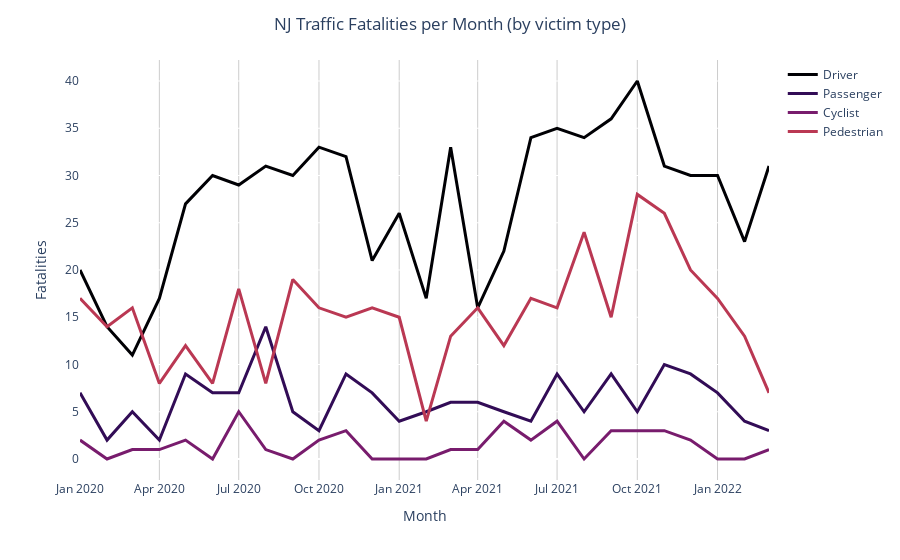

Notebook code cell kept with this figure:
### Code cell
type_cols_map = {
    'fatal_d': 'Driver',
    'fatal_p': 'Passenger',
    'fatal_b': 'Cyclist',
    'fatal_t': 'Pedestrian',
}

type_colors = colors_lengthen(px_colors, 7)

fig = px.line(
    month_types.rename(columns=type_cols_map).loc[month_types.index < to_dt('2022-04-01')],
    labels={
        'variable': '',
        'dt': 'Month',
        'value': 'Fatalities',
    },
    color_discrete_sequence=type_colors,
)
fig.update_traces(line=dict(width=3))
fig.update_layout(
    paper_bgcolor='white',
    plot_bgcolor='white',
    title='NJ Traffic Fatalities per Month (by victim type)',
    title_x=0.5,
)
gridcolor = '#ccc'
fig.update_xaxes(gridcolor=gridcolor)
fig.write_image('fatalities_per_month_by_type.png', width=800)
fig

### Figure 1 — Plotly figure (JSON) as saved in the notebook; plotly's stock layout.template omitted (floating-point values rounded to 4 significant figures)
{"data": [{"hovertemplate": "=Driver<br>Month=%{x}<br>Fatalities=%{y}<extra></extra>", "legendgroup": "Driver", "line": {"color": "#000004", "dash": "solid", "width": 3}, "marker": {"symbol": "circle"}, "mode": "lines", "name": "Driver", "orientation": "v", "showlegend": true, "type": "scatter", "x": ["2020-01-01T00:00:00", "2020-02-01T00:00:00", "2020-03-01T00:00:00", "2020-04-01T00:00:00", "2020-05-01T00:00:00", "2020-06-01T00:00:00", "2020-07-01T00:00:00", "2020-08-01T00:00:00", "2020-09-01T00:00:00", "2020-10-01T00:00:00", "2020-11-01T00:00:00", "2020-12-01T00:00:00", "2021-01-01T00:00:00", "2021-02-01T00:00:00", "2021-03-01T00:00:00", "2021-04-01T00:00:00", "2021-05-01T00:00:00", "2021-06-01T00:00:00", "2021-07-01T00:00:00", "2021-08-01T00:00:00", "2021-09-01T00:00:00", "2021-10-01T00:00:00", "2021-11-01T00:00:00", "2021-12-01T00:00:00", "2022-01-01T00:00:00", "2022-02-01T00:00:00", "2022-03-01T00:00:00"], "xaxis": "x", "y": [20, 14, 11, 17, 27, 30, 29, 31, 30, 33, 32, 21, 26, 17, 33, 16, 22, 34, 35, 34, 36, 40, 31, 30, 30, 23, 31], "yaxis": "y"}, {"hovertemplate": "=Passenger<br>Month=%{x}<br>Fatalities=%{y}<extra></extra>", "legendgroup": "Passenger", "line": {"color": "#320c56", "dash": "solid", "width": 3}, "marker": {"symbol": "circle"}, "mode": "lines", "name": "Passenger", "orientation": "v", "showlegend": true, "type": "scatter", "x": ["2020-01-01T00:00:00", "2020-02-01T00:00:00", "2020-03-01T00:00:00", "2020-04-01T00:00:00", "2020-05-01T00:00:00", "2020-06-01T00:00:00", "2020-07-01T00:00:00", "2020-08-01T00:00:00", "2020-09-01T00:00:00", "2020-10-01T00:00:00", "2020-11-01T00:00:00", "2020-12-01T00:00:00", "2021-01-01T00:00:00", "2021-02-01T00:00:00", "2021-03-01T00:00:00", "2021-04-01T00:00:00", "2021-05-01T00:00:00", "2021-06-01T00:00:00", "2021-07-01T00:00:00", "2021-08-01T00:00:00", "2021-09-01T00:00:00", "2021-10-01T00:00:00", "2021-11-01T00:00:00", "2021-12-01T00:00:00", "2022-01-01T00:00:00", "2022-02-01T00:00:00", "2022-03-01T00:00:00"], "xaxis": "x", "y": [7, 2, 5, 2, 9, 7, 7, 14, 5, 3, 9, 7, 4, 5, 6, 6, 5, 4, 9, 5, 9, 5, 10, 9, 7, 4, 3], "yaxis": "y"}, {"hovertemplate": "=Cyclist<br>Month=%{x}<br>Fatalities=%{y}<extra></extra>", "legendgroup": "Cyclist", "line": {"color": "#781c6d", "dash": "solid", "width": 3}, "marker": {"symbol": "circle"}, "mode": "lines", "name": "Cyclist", "orientation": "v", "showlegend": true, "type": "scatter", "x": ["2020-01-01T00:00:00", "2020-02-01T00:00:00", "2020-03-01T00:00:00", "2020-04-01T00:00:00", "2020-05-01T00:00:00", "2020-06-01T00:00:00", "2020-07-01T00:00:00", "2020-08-01T00:00:00", "2020-09-01T00:00:00", "2020-10-01T00:00:00", "2020-11-01T00:00:00", "2020-12-01T00:00:00", "2021-01-01T00:00:00", "2021-02-01T00:00:00", "2021-03-01T00:00:00", "2021-04-01T00:00:00", "2021-05-01T00:00:00", "2021-06-01T00:00:00", "2021-07-01T00:00:00", "2021-08-01T00:00:00", "2021-09-01T00:00:00", "2021-10-01T00:00:00", "2021-11-01T00:00:00", "2021-12-01T00:00:00", "2022-01-01T00:00:00", "2022-02-01T00:00:00", "2022-03-01T00:00:00"], "xaxis": "x", "y": [2, 0, 1, 1, 2, 0, 5, 1, 0, 2, 3, 0, 0, 0, 1, 1, 4, 2, 4, 0, 3, 3, 3, 2, 0, 0, 1], "yaxis": "y"}, {"hovertemplate": "=Pedestrian<br>Month=%{x}<br>Fatalities=%{y}<extra></extra>", "legendgroup": "Pedestrian", "line": {"color": "#ba3853", "dash": "solid", "width": 3}, "marker": {"symbol": "circle"}, "mode": "lines", "name": "Pedestrian", "orientation": "v", "showlegend": true, "type": "scatter", "x": ["2020-01-01T00:00:00", "2020-02-01T00:00:00", "2020-03-01T00:00:00", "2020-04-01T00:00:00", "2020-05-01T00:00:00", "2020-06-01T00:00:00", "2020-07-01T00:00:00", "2020-08-01T00:00:00", "2020-09-01T00:00:00", "2020-10-01T00:00:00", "2020-11-01T00:00:00", "2020-12-01T00:00:00", "2021-01-01T00:00:00", "2021-02-01T00:00:00", "2021-03-01T00:00:00", "2021-04-01T00:00:00", "2021-05-01T00:00:00", "2021-06-01T00:00:00", "2021-07-01T00:00:00", "2021-08-01T00:00:00", "2021-09-01T00:00:00", "2021-10-01T00:00:00", "2021-11-01T00:00:00", "2021-12-01T00:00:00", "2022-01-01T00:00:00", "2022-02-01T00:00:00", "2022-03-01T00:00:00"], "xaxis": "x", "y": [17, 14, 16, 8, 12, 8, 18, 8, 19, 16, 15, 16, 15, 4, 13, 16, 12, 17, 16, 24, 15, 28, 26, 20, 17, 13, 7], "yaxis": "y"}], "layout": {"legend": {"title": {"text": ""}, "tracegroupgap": 0}, "margin": {"t": 60}, "paper_bgcolor": "white", "plot_bgcolor": "white", "title": {"text": "NJ Traffic Fatalities per Month (by victim type)", "x": 0.5}, "xaxis": {"anchor": "y", "domain": [0, 1], "gridcolor": "#ccc", "title": {"text": "Month"}}, "yaxis": {"anchor": "x", "domain": [0, 1], "title": {"text": "Fatalities"}}}}
